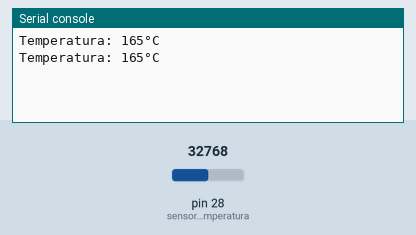
This program was run on a simulated MicroPython board. Shown: the last lines printed to the serial console. The inputs (shaded band) are chosen by the test bench; at power-on: pin 28 (sensor_temperatura) = 32768 (analog values on the 0–65535 scale).

Above: at 1.2 s.
1.3 s: pin 28 (sensor_temperatura) set to 45874
At 2.6 s:
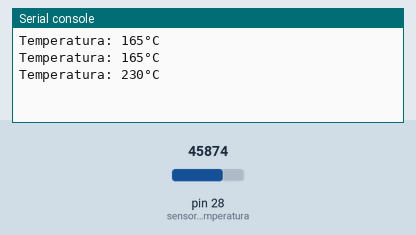
2.8 s: pin 28 (sensor_temperatura) set to 57670
At 3.8 s:
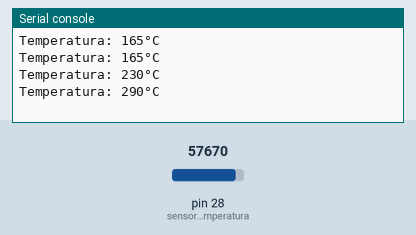
Timing chart, 0 to 5.8 s (numbered marks = the images above; inputs shaded):
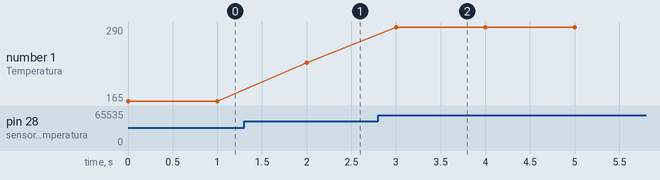

Measured:
- after the input at 1.3 s, the serial console: prints a new line after 0.70 s (image 1)
- after the input at 2.8 s, the serial console: prints a new line after 0.20 s (image 2)
- plotted number 1: 165 → 230 after the input at 1.3 s, 230 → 290 after the input at 2.8 s

The program:

Codigo.py
```python
from machine import ADC
import time

# Configurar el pin ADC
sensor_temperatura = ADC(2)

while True:

    # Leer el valor del pin ADC en 16 bits
    valor_adc = sensor_temperatura.read_u16()

    # Convertir el valor del ADC a voltaje (en voltios)
    voltaje = valor_adc * 3.3 / 65535

    # Convertir el voltaje a temperatura (en grados Celsius)
    temperatura = int(voltaje * 100)

    # Mostrar la temperatura
    print("Temperatura: " + str(temperatura) + "°C")

    # Generar una espera
    time.sleep_ms(1000)
```
